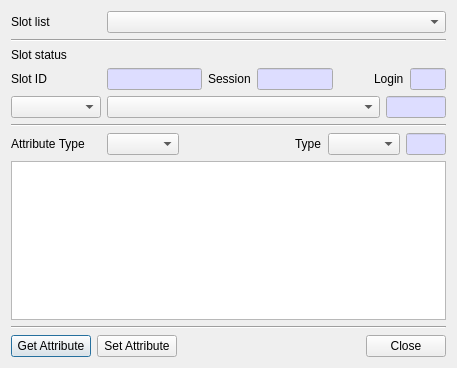
<?xml version="1.0" encoding="UTF-8"?>
<ui version="4.0">
 <class>EditAttributeDlg</class>
 <widget class="QDialog" name="EditAttributeDlg">
  <property name="geometry">
   <rect>
    <x>0</x>
    <y>0</y>
    <width>457</width>
    <height>368</height>
   </rect>
  </property>
  <property name="windowTitle">
   <string>Edit attribute</string>
  </property>
  <layout class="QVBoxLayout" name="verticalLayout">
   <item>
    <layout class="QGridLayout" name="gridLayout">
     <property name="topMargin">
      <number>0</number>
     </property>
     <item row="0" column="0">
      <widget class="QLabel" name="label">
       <property name="minimumSize">
        <size>
         <width>90</width>
         <height>0</height>
        </size>
       </property>
       <property name="text">
        <string>Slot list</string>
       </property>
      </widget>
     </item>
     <item row="0" column="1">
      <widget class="QComboBox" name="mSlotsCombo">
       <property name="sizePolicy">
        <sizepolicy hsizetype="Preferred" vsizetype="Fixed">
         <horstretch>1</horstretch>
         <verstretch>0</verstretch>
        </sizepolicy>
       </property>
      </widget>
     </item>
    </layout>
   </item>
   <item>
    <widget class="Line" name="line">
     <property name="orientation">
      <enum>Qt::Horizontal</enum>
     </property>
    </widget>
   </item>
   <item>
    <widget class="QLabel" name="label_2">
     <property name="text">
      <string>Slot status</string>
     </property>
    </widget>
   </item>
   <item>
    <layout class="QGridLayout" name="gridLayout_4">
     <property name="topMargin">
      <number>0</number>
     </property>
     <item row="0" column="1">
      <widget class="QLineEdit" name="mSlotIDText">
       <property name="maximumSize">
        <size>
         <width>100</width>
         <height>16777215</height>
        </size>
       </property>
       <property name="palette">
        <palette>
         <active>
          <colorrole role="Base">
           <brush brushstyle="SolidPattern">
            <color alpha="255">
             <red>221</red>
             <green>221</green>
             <blue>255</blue>
            </color>
           </brush>
          </colorrole>
         </active>
         <inactive>
          <colorrole role="Base">
           <brush brushstyle="SolidPattern">
            <color alpha="255">
             <red>221</red>
             <green>221</green>
             <blue>255</blue>
            </color>
           </brush>
          </colorrole>
         </inactive>
         <disabled>
          <colorrole role="Base">
           <brush brushstyle="SolidPattern">
            <color alpha="255">
             <red>240</red>
             <green>240</green>
             <blue>240</blue>
            </color>
           </brush>
          </colorrole>
         </disabled>
        </palette>
       </property>
       <property name="readOnly">
        <bool>true</bool>
       </property>
      </widget>
     </item>
     <item row="0" column="0">
      <widget class="QLabel" name="label_3">
       <property name="minimumSize">
        <size>
         <width>90</width>
         <height>0</height>
        </size>
       </property>
       <property name="text">
        <string>Slot ID</string>
       </property>
      </widget>
     </item>
     <item row="0" column="5">
      <widget class="QLabel" name="label_7">
       <property name="text">
        <string>Login</string>
       </property>
      </widget>
     </item>
     <item row="0" column="2">
      <widget class="QLabel" name="label_6">
       <property name="text">
        <string>Session</string>
       </property>
      </widget>
     </item>
     <item row="0" column="6">
      <widget class="QLineEdit" name="mLoginText">
       <property name="maximumSize">
        <size>
         <width>40</width>
         <height>16777215</height>
        </size>
       </property>
       <property name="palette">
        <palette>
         <active>
          <colorrole role="Base">
           <brush brushstyle="SolidPattern">
            <color alpha="255">
             <red>221</red>
             <green>221</green>
             <blue>255</blue>
            </color>
           </brush>
          </colorrole>
         </active>
         <inactive>
          <colorrole role="Base">
           <brush brushstyle="SolidPattern">
            <color alpha="255">
             <red>221</red>
             <green>221</green>
             <blue>255</blue>
            </color>
           </brush>
          </colorrole>
         </inactive>
         <disabled>
          <colorrole role="Base">
           <brush brushstyle="SolidPattern">
            <color alpha="255">
             <red>240</red>
             <green>240</green>
             <blue>240</blue>
            </color>
           </brush>
          </colorrole>
         </disabled>
        </palette>
       </property>
       <property name="readOnly">
        <bool>true</bool>
       </property>
      </widget>
     </item>
     <item row="0" column="3">
      <widget class="QLineEdit" name="mSessionText">
       <property name="maximumSize">
        <size>
         <width>80</width>
         <height>16777215</height>
        </size>
       </property>
       <property name="palette">
        <palette>
         <active>
          <colorrole role="Base">
           <brush brushstyle="SolidPattern">
            <color alpha="255">
             <red>221</red>
             <green>221</green>
             <blue>255</blue>
            </color>
           </brush>
          </colorrole>
         </active>
         <inactive>
          <colorrole role="Base">
           <brush brushstyle="SolidPattern">
            <color alpha="255">
             <red>221</red>
             <green>221</green>
             <blue>255</blue>
            </color>
           </brush>
          </colorrole>
         </inactive>
         <disabled>
          <colorrole role="Base">
           <brush brushstyle="SolidPattern">
            <color alpha="255">
             <red>240</red>
             <green>240</green>
             <blue>240</blue>
            </color>
           </brush>
          </colorrole>
         </disabled>
        </palette>
       </property>
       <property name="readOnly">
        <bool>true</bool>
       </property>
      </widget>
     </item>
     <item row="0" column="4">
      <spacer name="horizontalSpacer_3">
       <property name="orientation">
        <enum>Qt::Horizontal</enum>
       </property>
       <property name="sizeHint" stdset="0">
        <size>
         <width>40</width>
         <height>20</height>
        </size>
       </property>
      </spacer>
     </item>
    </layout>
   </item>
   <item>
    <layout class="QGridLayout" name="gridLayout_3">
     <property name="topMargin">
      <number>0</number>
     </property>
     <item row="0" column="0">
      <widget class="QComboBox" name="mObjectTypeCombo">
       <property name="minimumSize">
        <size>
         <width>90</width>
         <height>0</height>
        </size>
       </property>
       <property name="maximumSize">
        <size>
         <width>80</width>
         <height>16777215</height>
        </size>
       </property>
      </widget>
     </item>
     <item row="0" column="1">
      <widget class="QComboBox" name="mLabelCombo"/>
     </item>
     <item row="0" column="2">
      <widget class="QLineEdit" name="mObjectText">
       <property name="maximumSize">
        <size>
         <width>60</width>
         <height>16777215</height>
        </size>
       </property>
       <property name="palette">
        <palette>
         <active>
          <colorrole role="Base">
           <brush brushstyle="SolidPattern">
            <color alpha="255">
             <red>221</red>
             <green>221</green>
             <blue>255</blue>
            </color>
           </brush>
          </colorrole>
         </active>
         <inactive>
          <colorrole role="Base">
           <brush brushstyle="SolidPattern">
            <color alpha="255">
             <red>221</red>
             <green>221</green>
             <blue>255</blue>
            </color>
           </brush>
          </colorrole>
         </inactive>
         <disabled>
          <colorrole role="Base">
           <brush brushstyle="SolidPattern">
            <color alpha="255">
             <red>240</red>
             <green>240</green>
             <blue>240</blue>
            </color>
           </brush>
          </colorrole>
         </disabled>
        </palette>
       </property>
       <property name="readOnly">
        <bool>true</bool>
       </property>
      </widget>
     </item>
    </layout>
   </item>
   <item>
    <widget class="Line" name="line_2">
     <property name="orientation">
      <enum>Qt::Horizontal</enum>
     </property>
    </widget>
   </item>
   <item>
    <layout class="QGridLayout" name="gridLayout_5">
     <property name="topMargin">
      <number>0</number>
     </property>
     <item row="0" column="0">
      <widget class="QLabel" name="label_5">
       <property name="minimumSize">
        <size>
         <width>90</width>
         <height>0</height>
        </size>
       </property>
       <property name="text">
        <string>Attribute Type</string>
       </property>
      </widget>
     </item>
     <item row="0" column="3">
      <widget class="QLabel" name="label_4">
       <property name="text">
        <string>Type</string>
       </property>
      </widget>
     </item>
     <item row="0" column="1">
      <widget class="QComboBox" name="mAttributeCombo"/>
     </item>
     <item row="0" column="2">
      <spacer name="horizontalSpacer_2">
       <property name="orientation">
        <enum>Qt::Horizontal</enum>
       </property>
       <property name="sizeHint" stdset="0">
        <size>
         <width>40</width>
         <height>20</height>
        </size>
       </property>
      </spacer>
     </item>
     <item row="0" column="5">
      <widget class="QLineEdit" name="mValueLenText">
       <property name="maximumSize">
        <size>
         <width>40</width>
         <height>16777215</height>
        </size>
       </property>
       <property name="palette">
        <palette>
         <active>
          <colorrole role="Base">
           <brush brushstyle="SolidPattern">
            <color alpha="255">
             <red>221</red>
             <green>221</green>
             <blue>255</blue>
            </color>
           </brush>
          </colorrole>
         </active>
         <inactive>
          <colorrole role="Base">
           <brush brushstyle="SolidPattern">
            <color alpha="255">
             <red>221</red>
             <green>221</green>
             <blue>255</blue>
            </color>
           </brush>
          </colorrole>
         </inactive>
         <disabled>
          <colorrole role="Base">
           <brush brushstyle="SolidPattern">
            <color alpha="255">
             <red>240</red>
             <green>240</green>
             <blue>240</blue>
            </color>
           </brush>
          </colorrole>
         </disabled>
        </palette>
       </property>
       <property name="readOnly">
        <bool>true</bool>
       </property>
      </widget>
     </item>
     <item row="0" column="4">
      <widget class="QComboBox" name="mValueTypeCombo"/>
     </item>
    </layout>
   </item>
   <item>
    <widget class="QTextBrowser" name="mValueText">
     <property name="readOnly">
      <bool>false</bool>
     </property>
    </widget>
   </item>
   <item>
    <widget class="Line" name="line_3">
     <property name="orientation">
      <enum>Qt::Horizontal</enum>
     </property>
    </widget>
   </item>
   <item>
    <layout class="QGridLayout" name="gridLayout_2">
     <property name="topMargin">
      <number>0</number>
     </property>
     <item row="0" column="0">
      <widget class="QPushButton" name="mGetAttrBtn">
       <property name="text">
        <string>Get Attribute</string>
       </property>
      </widget>
     </item>
     <item row="0" column="3">
      <widget class="QPushButton" name="mCloseBtn">
       <property name="text">
        <string>Close</string>
       </property>
      </widget>
     </item>
     <item row="0" column="1">
      <widget class="QPushButton" name="mSetAttrBtn">
       <property name="text">
        <string>Set Attribute</string>
       </property>
      </widget>
     </item>
     <item row="0" column="2">
      <spacer name="horizontalSpacer">
       <property name="orientation">
        <enum>Qt::Horizontal</enum>
       </property>
       <property name="sizeHint" stdset="0">
        <size>
         <width>40</width>
         <height>20</height>
        </size>
       </property>
      </spacer>
     </item>
    </layout>
   </item>
  </layout>
 </widget>
 <tabstops>
  <tabstop>mSlotsCombo</tabstop>
  <tabstop>mSlotIDText</tabstop>
  <tabstop>mSessionText</tabstop>
  <tabstop>mLoginText</tabstop>
  <tabstop>mObjectTypeCombo</tabstop>
  <tabstop>mLabelCombo</tabstop>
  <tabstop>mObjectText</tabstop>
  <tabstop>mAttributeCombo</tabstop>
  <tabstop>mValueTypeCombo</tabstop>
  <tabstop>mValueLenText</tabstop>
  <tabstop>mValueText</tabstop>
  <tabstop>mGetAttrBtn</tabstop>
  <tabstop>mSetAttrBtn</tabstop>
  <tabstop>mCloseBtn</tabstop>
 </tabstops>
 <resources/>
 <connections/>
</ui>
